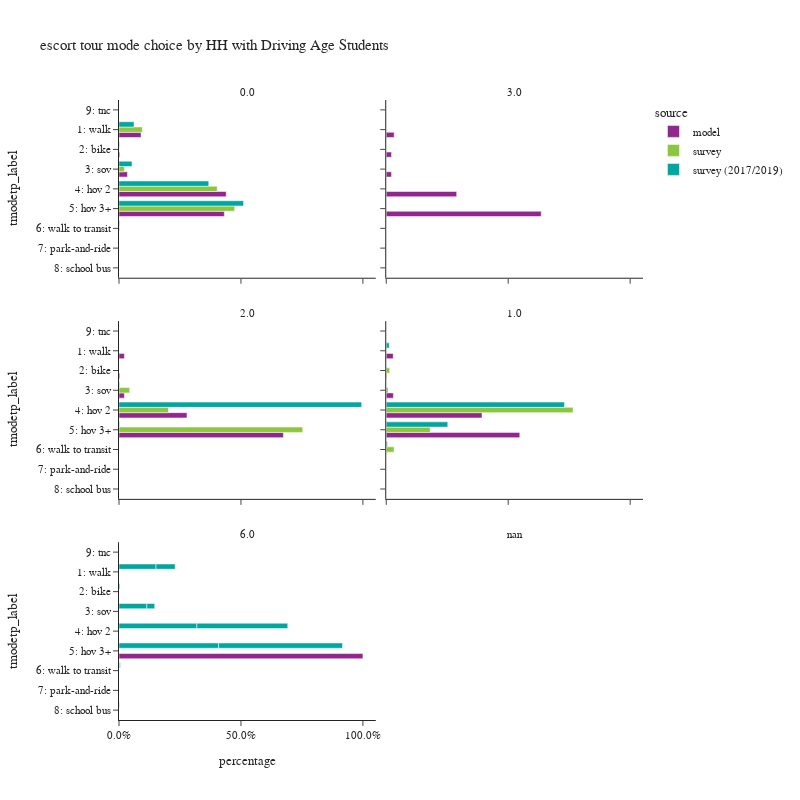

Notebook code cell kept with this figure:
### Code cell
plot_mode_choice(es_tour,
                 "hhhsc",
                 {
                  "tmodetp_label":["1: walk","2: bike","3: sov","4: hov 2","5: hov 3+","6: walk to transit",
                                   "7: park-and-ride","8: school bus","9: other–survey only"]},
                 "HH with Driving Age Students",2,800)

### Figure 1 — Plotly figure (JSON) as saved in the notebook; plotly's stock layout.template omitted (floating-point values rounded to 4 significant figures)
{"data": [{"alignmentgroup": "True", "customdata": [[14], [52454], [2029], [20118], [255004], [250430]], "hovertemplate": "source=model<br>hhhsc=0.0<br>percentage=%{x}<br>tmodetp_label=%{y}<br>sample_count=%{customdata[0]}<extra></extra>", "legendgroup": "model", "marker": {"color": "#91268F", "pattern": {"shape": ""}}, "name": "model", "offsetgroup": "model", "orientation": "h", "showlegend": true, "textposition": "auto", "type": "bar", "x": [2.414e-05, 0.09043, 0.003498, 0.03468, 0.4396, 0.4317], "xaxis": "x5", "y": [null, "1: walk", "2: bike", "3: sov", "4: hov 2", "5: hov 3+"], "yaxis": "y5"}, {"alignmentgroup": "True", "customdata": [[9], [6], [6], [80], [176]], "hovertemplate": "source=model<br>hhhsc=3.0<br>percentage=%{x}<br>tmodetp_label=%{y}<br>sample_count=%{customdata[0]}<extra></extra>", "legendgroup": "model", "marker": {"color": "#91268F", "pattern": {"shape": ""}}, "name": "model", "offsetgroup": "model", "orientation": "h", "showlegend": false, "textposition": "auto", "type": "bar", "x": [0.03249, 0.02166, 0.02166, 0.2888, 0.6354], "xaxis": "x6", "y": ["1: walk", "2: bike", "3: sov", "4: hov 2", "5: hov 3+"], "yaxis": "y6"}, {"alignmentgroup": "True", "customdata": [[182], [28], [181], [2295], [5550]], "hovertemplate": "source=model<br>hhhsc=2.0<br>percentage=%{x}<br>tmodetp_label=%{y}<br>sample_count=%{customdata[0]}<extra></extra>", "legendgroup": "model", "marker": {"color": "#91268F", "pattern": {"shape": ""}}, "name": "model", "offsetgroup": "model", "orientation": "h", "showlegend": false, "textposition": "auto", "type": "bar", "x": [0.0221, 0.0034, 0.02198, 0.2787, 0.6739], "xaxis": "x3", "y": ["1: walk", "2: bike", "3: sov", "4: hov 2", "5: hov 3+"], "yaxis": "y3"}, {"alignmentgroup": "True", "customdata": [[1728], [122], [1776], [23755], [33124]], "hovertemplate": "source=model<br>hhhsc=1.0<br>percentage=%{x}<br>tmodetp_label=%{y}<br>sample_count=%{customdata[0]}<extra></extra>", "legendgroup": "model", "marker": {"color": "#91268F", "pattern": {"shape": ""}}, "name": "model", "offsetgroup": "model", "orientation": "h", "showlegend": false, "textposition": "auto", "type": "bar", "x": [0.02856, 0.002016, 0.02935, 0.3926, 0.5475], "xaxis": "x4", "y": ["1: walk", "2: bike", "3: sov", "4: hov 2", "5: hov 3+"], "yaxis": "y4"}, {"alignmentgroup": "True", "customdata": [[4]], "hovertemplate": "source=model<br>hhhsc=6.0<br>percentage=%{x}<br>tmodetp_label=%{y}<br>sample_count=%{customdata[0]}<extra></extra>", "legendgroup": "model", "marker": {"color": "#91268F", "pattern": {"shape": ""}}, "name": "model", "offsetgroup": "model", "orientation": "h", "showlegend": false, "textposition": "auto", "type": "bar", "x": [1.0], "xaxis": "x", "y": ["5: hov 3+"], "yaxis": "y"}, {"alignmentgroup": "True", "customdata": [[3], [79], [10], [27], [258], [212], [9], [3]], "hovertemplate": "source=survey<br>hhhsc=0.0<br>percentage=%{x}<br>tmodetp_label=%{y}<br>sample_count=%{customdata[0]}<extra></extra>", "legendgroup": "survey", "marker": {"color": "#8CC63E", "pattern": {"shape": ""}}, "name": "survey", "offsetgroup": "survey", "orientation": "h", "showlegend": true, "textposition": "auto", "type": "bar", "x": [0.0006535, 0.09567, 0.00119, 0.02227, 0.4025, 0.4741, 0.00305, 0.0005544], "xaxis": "x5", "y": [null, "1: walk", "2: bike", "3: sov", "4: hov 2", "5: hov 3+", "6: walk to transit", "8: school bus"], "yaxis": "y5"}, {"alignmentgroup": "True", "customdata": [[1], [2], [6]], "hovertemplate": "source=survey<br>hhhsc=2.0<br>percentage=%{x}<br>tmodetp_label=%{y}<br>sample_count=%{customdata[0]}<extra></extra>", "legendgroup": "survey", "marker": {"color": "#8CC63E", "pattern": {"shape": ""}}, "name": "survey", "offsetgroup": "survey", "orientation": "h", "showlegend": false, "textposition": "auto", "type": "bar", "x": [0.04369, 0.2029, 0.7534], "xaxis": "x3", "y": ["3: sov", "4: hov 2", "5: hov 3+"], "yaxis": "y3"}, {"alignmentgroup": "True", "customdata": [[1], [1], [1], [29], [11], [1]], "hovertemplate": "source=survey<br>hhhsc=1.0<br>percentage=%{x}<br>tmodetp_label=%{y}<br>sample_count=%{customdata[0]}<extra></extra>", "legendgroup": "survey", "marker": {"color": "#8CC63E", "pattern": {"shape": ""}}, "name": "survey", "offsetgroup": "survey", "orientation": "h", "showlegend": false, "textposition": "auto", "type": "bar", "x": [0.000217, 0.01403, 0.007579, 0.766, 0.1803, 0.0319], "xaxis": "x4", "y": ["1: walk", "2: bike", "3: sov", "4: hov 2", "5: hov 3+", "6: walk to transit"], "yaxis": "y4"}, {"alignmentgroup": "True", "customdata": [[5], [96], [8], [27], [303], [270], [12], [1]], "hovertemplate": "source=survey (2017/2019)<br>hhhsc=0.0<br>percentage=%{x}<br>tmodetp_label=%{y}<br>sample_count=%{customdata[0]}<extra></extra>", "legendgroup": "survey (2017/2019)", "marker": {"color": "#00A7A0", "pattern": {"shape": ""}}, "name": "survey (2017/2019)", "offsetgroup": "survey (2017/2019)", "orientation": "h", "showlegend": true, "textposition": "auto", "type": "bar", "x": [0.001148, 0.0616, 0.002361, 0.05334, 0.3679, 0.5107, 0.002832, 3.844e-05], "xaxis": "x5", "y": [null, "1: walk", "2: bike", "3: sov", "4: hov 2", "5: hov 3+", "6: walk to transit", "9: tnc"], "yaxis": "y5"}, {"alignmentgroup": "True", "customdata": [[1], [11], [1]], "hovertemplate": "source=survey (2017/2019)<br>hhhsc=2.0<br>percentage=%{x}<br>tmodetp_label=%{y}<br>sample_count=%{customdata[0]}<extra></extra>", "legendgroup": "survey (2017/2019)", "marker": {"color": "#00A7A0", "pattern": {"shape": ""}}, "name": "survey (2017/2019)", "offsetgroup": "survey (2017/2019)", "orientation": "h", "showlegend": false, "textposition": "auto", "type": "bar", "x": [0.00256, 0.9949, 0.00256], "xaxis": "x3", "y": ["3: sov", "4: hov 2", "5: hov 3+"], "yaxis": "y3"}, {"alignmentgroup": "True", "customdata": [[3], [1], [41], [21], [1]], "hovertemplate": "source=survey (2017/2019)<br>hhhsc=1.0<br>percentage=%{x}<br>tmodetp_label=%{y}<br>sample_count=%{customdata[0]}<extra></extra>", "legendgroup": "survey (2017/2019)", "marker": {"color": "#00A7A0", "pattern": {"shape": ""}}, "name": "survey (2017/2019)", "offsetgroup": "survey (2017/2019)", "orientation": "h", "showlegend": false, "textposition": "auto", "type": "bar", "x": [0.01242, 5.044e-05, 0.7307, 0.2523, 0.004576], "xaxis": "x4", "y": ["1: walk", "3: sov", "4: hov 2", "5: hov 3+", "6: walk to transit"], "yaxis": "y4"}, {"alignmentgroup": "True", "customdata": [[22], [4], [16], [53], [23], [1], [1], [3], [64], [16], [297], [197], [15], [3]], "hovertemplate": "source=survey (2017/2019)<br>hhhsc=6.0<br>percentage=%{x}<br>tmodetp_label=%{y}<br>sample_count=%{customdata[0]}<extra></extra>", "legendgroup": "survey (2017/2019)", "marker": {"color": "#00A7A0", "pattern": {"shape": ""}}, "name": "survey (2017/2019)", "offsetgroup": "survey (2017/2019)", "orientation": "h", "showlegend": false, "textposition": "auto", "type": "bar", "x": [0.1518, 0.003561, 0.1141, 0.3191, 0.4083, 0.003066, 7.087e-05, 0.003641, 0.07867, 0.03238, 0.3727, 0.5082, 0.002774, 0.001613], "xaxis": "x", "y": ["1: walk", "2: bike", "3: sov", "4: hov 2", "5: hov 3+", "6: walk to transit", "9: tnc", null, "1: walk", "3: sov", "4: hov 2", "5: hov 3+", "6: walk to transit", "8: school bus"], "yaxis": "y"}], "layout": {"annotations": [{"font": {}, "showarrow": false, "text": "6.0", "x": 0.245, "xanchor": "center", "xref": "paper", "y": 0.2867, "yanchor": "bottom", "yref": "paper"}, {"font": {}, "showarrow": false, "text": "nan", "x": 0.755, "xanchor": "center", "xref": "paper", "y": 0.2867, "yanchor": "bottom", "yref": "paper"}, {"font": {}, "showarrow": false, "text": "2.0", "x": 0.245, "xanchor": "center", "xref": "paper", "y": 0.6433, "yanchor": "bottom", "yref": "paper"}, {"font": {}, "showarrow": false, "text": "1.0", "x": 0.755, "xanchor": "center", "xref": "paper", "y": 0.6433, "yanchor": "bottom", "yref": "paper"}, {"font": {}, "showarrow": false, "text": "0.0", "x": 0.245, "xanchor": "center", "xref": "paper", "y": 1.0, "yanchor": "bottom", "yref": "paper"}, {"font": {}, "showarrow": false, "text": "3.0", "x": 0.755, "xanchor": "center", "xref": "paper", "y": 1.0, "yanchor": "bottom", "yref": "paper"}], "barmode": "group", "height": 800, "legend": {"title": {"text": "source"}, "tracegroupgap": 0}, "title": {"text": "escort tour mode choice by HH with Driving Age Students"}, "width": 800, "xaxis": {"anchor": "y", "domain": [0.0, 0.49], "tickformat": ".1%", "title": {"text": "percentage"}}, "xaxis2": {"anchor": "y2", "domain": [0.51, 1.0], "matches": "x", "tickformat": ".1%", "title": {"text": "percentage"}}, "xaxis3": {"anchor": "y3", "domain": [0.0, 0.49], "matches": "x", "showticklabels": false, "tickformat": ".1%"}, "xaxis4": {"anchor": "y4", "domain": [0.51, 1.0], "matches": "x", "showticklabels": false, "tickformat": ".1%"}, "xaxis5": {"anchor": "y5", "domain": [0.0, 0.49], "matches": "x", "showticklabels": false, "tickformat": ".1%"}, "xaxis6": {"anchor": "y6", "domain": [0.51, 1.0], "matches": "x", "showticklabels": false, "tickformat": ".1%"}, "yaxis": {"anchor": "x", "categoryarray": ["9: other–survey only", "8: school bus", "7: park-and-ride", "6: walk to transit", "5: hov 3+", "4: hov 2", "3: sov", "2: bike", "1: walk"], "categoryorder": "array", "domain": [0.0, 0.2867], "title": {"text": "tmodetp_label"}}, "yaxis2": {"anchor": "x2", "domain": [0.0, 0.2867], "matches": "y", "showticklabels": false}, "yaxis3": {"anchor": "x3", "categoryarray": ["9: other–survey only", "8: school bus", "7: park-and-ride", "6: walk to transit", "5: hov 3+", "4: hov 2", "3: sov", "2: bike", "1: walk"], "categoryorder": "array", "domain": [0.3567, 0.6433], "matches": "y", "title": {"text": "tmodetp_label"}}, "yaxis4": {"anchor": "x4", "domain": [0.3567, 0.6433], "matches": "y", "showticklabels": false}, "yaxis5": {"anchor": "x5", "categoryarray": ["9: other–survey only", "8: school bus", "7: park-and-ride", "6: walk to transit", "5: hov 3+", "4: hov 2", "3: sov", "2: bike", "1: walk"], "categoryorder": "array", "domain": [0.7133, 1.0], "matches": "y", "title": {"text": "tmodetp_label"}}, "yaxis6": {"anchor": "x6", "domain": [0.7133, 1.0], "matches": "y", "showticklabels": false}}}
